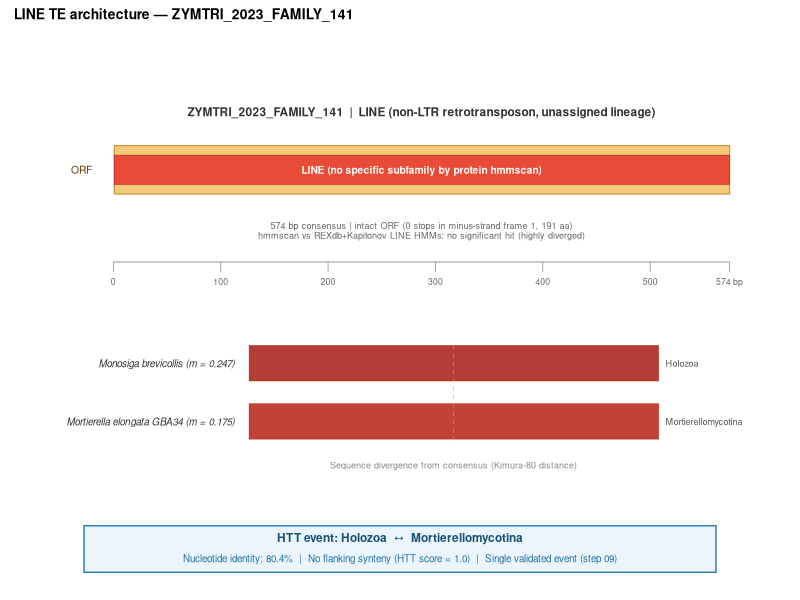

Here is the R script that generated this plot:
#!/usr/bin/env Rscript
# HTT LINE domain architecture diagram
# ZYMTRI_2023_FAMILY_141 — 574 bp consensus (LINE element)
# Found in Monosiga brevicollis and Mortierella elongata GBA34

suppressPackageStartupMessages({
  library(ggplot2)
  library(dplyr)
  library(patchwork)
})

OUT <- "/legserv/Temp/Carlos/EDF-TE/results/HTT/figures/htt_line_domain.pdf"

# ---- Background on the element -----------------------------------------------
# ZYMTRI_2023_FAMILY_141 consensus = 574 bp
# Annotated as class: LINE (non-LTR retrotransposon) by Earl Grey / RepeatMasker
# Monosiga brevicollis: NW_001865040.1:1300161-1300734, kimura80 = 0.247 (strand -)
# M. elongata GBA34:   scaffold_76:35088-35661,         kimura80 = 0.175 (strand -)
#
# Domain analysis:
#   hmmscan (E <= 10) against:
#     - Kapitonov et al. LINE-specific HMM database  → NO HITS
#     - REXdb plant v4.0 + metazoa v3.1              → NO HITS
#   TEsorter classification (filtered_tes.tsv):   LINE (no specific subfamily)
#   RepeatMasker classification:                  LINE (no specific subfamily)
#
# Two reading frames have 0 premature stop codons over 574 bp (191 aa):
#   plus-strand frame 3: SNVHGHLLDASRVEGLNVAH... (no stop)
#   minus-strand frame 1: SATMPQEVLEVTEKFMRD... (no stop)  ← same orientation as annotation
# Conclusion: highly diverged LINE; protein sequence too diverged for REXdb/Kapitonov assignment.
#             Classification as LINE based on nucleotide similarity to library.
#             Element is transcribed from minus strand (annotation); intact putative ORF.

CON_LEN <- 574L   # consensus bp

# ---- Domains -----------------------------------------------------------------
# LINEs (non-LTR retrotransposons) canonical ORF2 structure:
#   5' UTR | [ORF1: gag-like] | [ORF2: APE - RT - RNaseH] | 3' UTR (poly-A tail)
# This 574 bp fragment covers only the RT-containing region (partial ORF2).
# No in-frame stop codons in two frames → intact translatable ORF.

domains <- tibble::tribble(
  ~start, ~end, ~label,             ~fill,     ~yc, ~h,
  1,      574,  "ORF (no stops)",   "#F0C08A",  0.5, 0.22,  # ORF bar
  1,      574,  "RT-related\ndomain\n(putative)",  "#E84B37",  0.5, 0.15   # domain
)

# ---- Per-species instances ---------------------------------------------------
instances <- tibble::tribble(
  ~species,                     ~clade,              ~kimura, ~start, ~end, ~y,
  "Monosiga brevicollis",       "Holozoa",            0.247,     1,    574, 1.8,
  "Mortierella elongata GBA34", "Mortierellomycotina",0.175,     1,    574, 1.2
)

# ---- Colour scale for kimura divergence --------------------------------------
kimura_pal <- function(k) {
  # low divergence = darker red, high = lighter orange
  r <- floor(210 + (1 - k/0.5) * 45)
  grDevices::rgb(
    pmin(255, pmax(0, 228 - k * 200)),
    pmin(255, pmax(0, 75  - k * 50)),
    55,
    maxColorValue = 255
  )
}

# ---- Element overview panel --------------------------------------------------
p_overview <- ggplot() +
  # grey backbone (full consensus)
  geom_rect(aes(xmin = 0, xmax = CON_LEN,
                ymin = 0.42, ymax = 0.58),
            fill = "#DDDDDD", colour = NA) +
  # ORF backing
  geom_rect(aes(xmin = 1, xmax = CON_LEN,
                ymin = 0.40, ymax = 0.60),
            fill = "#F4C97A", colour = "#C8993A", linewidth = 0.4) +
  # Domain bar (labeled as LINE class; no specific subfamily identified)
  geom_rect(aes(xmin = 1, xmax = CON_LEN,
                ymin = 0.44, ymax = 0.56),
            fill = "#E84B37", colour = "#C0392B", linewidth = 0.3) +
  # Domain label
  annotate("text", x = CON_LEN / 2, y = 0.5,
           label = "LINE (no specific subfamily by protein hmmscan)", colour = "white",
           size = 2.6, fontface = "bold") +
  # Element name label
  annotate("text", x = CON_LEN / 2, y = 0.74,
           label = "ZYMTRI_2023_FAMILY_141  |  LINE (non-LTR retrotransposon, unassigned lineage)",
           size = 3.0, fontface = "bold", colour = "#333333") +
  annotate("text", x = CON_LEN / 2, y = 0.25,
           label = "574 bp consensus | intact ORF (0 stops in minus-strand frame 1, 191 aa)\nhmmscan vs REXdb+Kapitonov LINE HMMs: no significant hit (highly diverged)",
           size = 2.3, colour = "#666666", lineheight = 0.9) +
  # ORF label
  annotate("text", x = -20, y = 0.5,
           label = "ORF", size = 2.6, hjust = 1, colour = "#5C3D0A") +
  # bp scale
  annotate("segment", x = 0, xend = CON_LEN, y = 0.12, yend = 0.12,
           colour = "#888888", linewidth = 0.3) +
  annotate("segment",
           x = c(0, 100, 200, 300, 400, 500, 574),
           xend = c(0, 100, 200, 300, 400, 500, 574),
           y = 0.12, yend = 0.08, colour = "#888888", linewidth = 0.25) +
  annotate("text",
           x = c(0, 100, 200, 300, 400, 500, 574),
           y = 0.04,
           label = c("0", "100", "200", "300", "400", "500", "574 bp"),
           size = 2.2, colour = "#666666") +
  coord_cartesian(xlim = c(-60, CON_LEN + 20), ylim = c(0, 1)) +
  theme_void() +
  theme(plot.margin = margin(4, 4, 0, 4))

# ---- Per-species panel -------------------------------------------------------
p_instances <- ggplot() +
  # HO instance
  geom_rect(data = filter(instances, clade == "Holozoa"),
    aes(xmin = start, xmax = end, ymin = y - 0.18, ymax = y + 0.18),
    fill = kimura_pal(0.247), colour = "#C0392B", linewidth = 0.4) +
  annotate("text", x = -20, y = 1.8,
    label = paste0("Monosiga brevicollis (m = 0.247)"),
    hjust = 1, size = 2.5, fontface = "italic", colour = "#333333") +
  annotate("text", x = CON_LEN + 10, y = 1.8,
    label = "Holozoa", hjust = 0, size = 2.3, colour = "#555555") +
  # MO instance
  geom_rect(data = filter(instances, clade == "Mortierellomycotina"),
    aes(xmin = start, xmax = end, ymin = y - 0.18, ymax = y + 0.18),
    fill = kimura_pal(0.175), colour = "#C0392B", linewidth = 0.4) +
  annotate("text", x = -20, y = 1.2,
    label = paste0("Mortierella elongata GBA34 (m = 0.175)"),
    hjust = 1, size = 2.5, fontface = "italic", colour = "#333333") +
  annotate("text", x = CON_LEN + 10, y = 1.2,
    label = "Mortierellomycotina", hjust = 0, size = 2.3, colour = "#555555") +
  # Kimura annotation
  annotate("segment", x = CON_LEN / 2, xend = CON_LEN / 2,
           y = 1.0, yend = 2.0, colour = "#AAAAAA", linewidth = 0.2,
           linetype = "dashed") +
  annotate("text", x = CON_LEN / 2, y = 0.75,
    label = "Sequence divergence from consensus (Kimura-80 distance)",
    size = 2.3, colour = "#888888") +
  coord_cartesian(xlim = c(-280, CON_LEN + 130), ylim = c(0.5, 2.3)) +
  theme_void() +
  theme(plot.margin = margin(2, 4, 4, 4))

# ---- HTT annotation ----------------------------------------------------------
p_htt <- ggplot() +
  geom_rect(aes(xmin = 0.05, xmax = 0.95, ymin = 0.2, ymax = 0.8),
            fill = "#EBF5FB", colour = "#2980B9", linewidth = 0.5) +
  annotate("text", x = 0.5, y = 0.65,
    label = "HTT event: Holozoa  ↔  Mortierellomycotina",
    size = 3, fontface = "bold", colour = "#1A5276") +
  annotate("text", x = 0.5, y = 0.38,
    label = paste0(
      "Nucleotide identity: 80.4%  |  ",
      "No flanking synteny (HTT score = 1.0)  |  ",
      "Single validated event (step 09)"
    ),
    size = 2.5, colour = "#2471A3") +
  coord_cartesian(xlim = c(0, 1), ylim = c(0, 1)) +
  theme_void() +
  theme(plot.margin = margin(2, 4, 2, 4))

# ---- Assemble ----------------------------------------------------------------
fig <- p_overview / p_instances / p_htt +
  plot_layout(heights = c(2.5, 1.8, 0.8)) +
  plot_annotation(
    title = "LINE TE architecture — ZYMTRI_2023_FAMILY_141",
    theme = theme(
      plot.title  = element_text(size = 10, face = "bold"),
      plot.margin = margin(6, 6, 4, 6)
    )
  )

ggsave(OUT, fig, width = 8, height = 5, device = "pdf")
cat("[HTT-domain] Figure saved to:", OUT, "\n")
